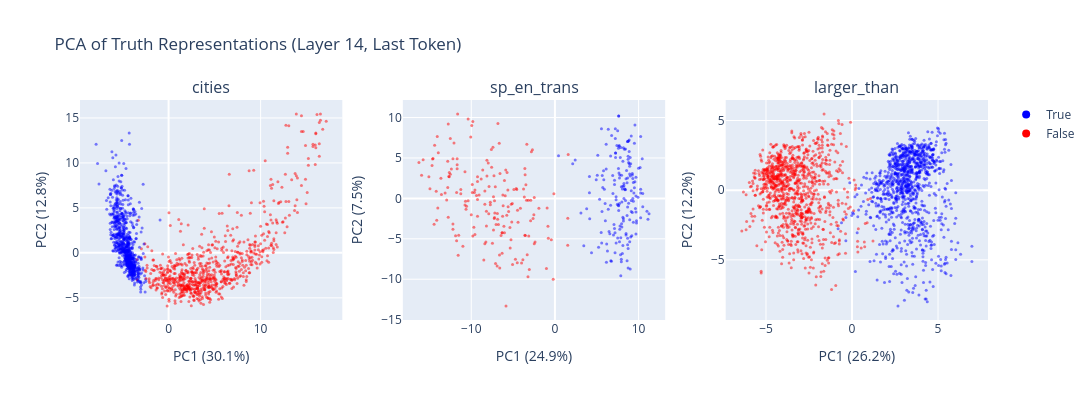

Write notebook code for a chart like this one.
### Markdown cell above
Now let's visualize the PCA projections for all three datasets. Each point is a statement, colored by whether it's true or false.

Before running the cell, think about what you expect to see - PCA is completely unsupervised, so any separation by label would mean truth is one of the most prominent directions of variation in the activation space. Figure 1 of the Geometry of Truth paper shows this plot for LLaMA-2-70B; our results use 13B, so they might be somewhat noisier, but should still show the same qualitative pattern.

### Code cell
fig = make_subplots(rows=1, cols=3, subplot_titles=DATASET_NAMES)

for i, name in enumerate(DATASET_NAMES):
    acts = activations[name]
    labs = labels_dict[name]
    pcs = get_pca_components(acts, k=2)
    X_centered = acts - acts.mean(dim=0)
    projected = (X_centered @ pcs).cpu().float().numpy()

    # Compute variance explained
    total_var = X_centered.var(dim=0).sum().item()
    pc_var = t.tensor(projected).var(dim=0)
    pct_explained = (pc_var / total_var * 100).tolist()

    colors = ["blue" if l == 1 else "red" for l in labs.tolist()]
    fig.add_trace(
        go.Scatter(
            x=projected[:, 0],
            y=projected[:, 1],
            mode="markers",
            marker=dict(color=colors, size=3, opacity=0.5),
            name=name,
            showlegend=False,
        ),
        row=1,
        col=i + 1,
    )
    fig.update_xaxes(title_text=f"PC1 ({pct_explained[0]:.1f}%)", row=1, col=i + 1)
    fig.update_yaxes(title_text=f"PC2 ({pct_explained[1]:.1f}%)", row=1, col=i + 1)

# Add a legend manually
fig.add_trace(go.Scatter(x=[None], y=[None], mode="markers", marker=dict(color="blue", size=8), name="True"))
fig.add_trace(go.Scatter(x=[None], y=[None], mode="markers", marker=dict(color="red", size=8), name="False"))

fig.update_layout(
    title="PCA of Truth Representations (Layer 14, Last Token)",
    height=400,
    width=1200,
)
fig.show()

### Figure 1 — Plotly figure (JSON) as saved in the notebook; plotly's stock layout.template omitted (floating-point values rounded to 4 significant figures; data arrays with more than 128 entries replaced by an {"elided": "..."} marker saying what was removed)
{"data": [{"marker": {"color": {"elided": "1496 str values"}, "opacity": 0.5, "size": 3}, "mode": "markers", "name": "cities", "showlegend": false, "type": "scatter", "x": {"elided": "1496 float values"}, "xaxis": "x", "y": {"elided": "1496 float values"}, "yaxis": "y"}, {"marker": {"color": {"elided": "354 str values"}, "opacity": 0.5, "size": 3}, "mode": "markers", "name": "sp_en_trans", "showlegend": false, "type": "scatter", "x": {"elided": "354 float values"}, "xaxis": "x2", "y": {"elided": "354 float values"}, "yaxis": "y2"}, {"marker": {"color": {"elided": "1980 str values"}, "opacity": 0.5, "size": 3}, "mode": "markers", "name": "larger_than", "showlegend": false, "type": "scatter", "x": {"elided": "1980 float values"}, "xaxis": "x3", "y": {"elided": "1980 float values"}, "yaxis": "y3"}, {"marker": {"color": "blue", "size": 8}, "mode": "markers", "name": "True", "type": "scatter", "x": [null], "y": [null]}, {"marker": {"color": "red", "size": 8}, "mode": "markers", "name": "False", "type": "scatter", "x": [null], "y": [null]}], "layout": {"annotations": [{"font": {"size": 16}, "showarrow": false, "text": "cities", "x": 0.1444, "xanchor": "center", "xref": "paper", "y": 1, "yanchor": "bottom", "yref": "paper"}, {"font": {"size": 16}, "showarrow": false, "text": "sp_en_trans", "x": 0.5, "xanchor": "center", "xref": "paper", "y": 1, "yanchor": "bottom", "yref": "paper"}, {"font": {"size": 16}, "showarrow": false, "text": "larger_than", "x": 0.8556, "xanchor": "center", "xref": "paper", "y": 1, "yanchor": "bottom", "yref": "paper"}], "height": 400, "title": {"text": "PCA of Truth Representations (Layer 14, Last Token)"}, "width": 1200, "xaxis": {"anchor": "y", "domain": [0, 0.2889], "title": {"text": "PC1 (30.1%)"}}, "xaxis2": {"anchor": "y2", "domain": [0.3556, 0.6444], "title": {"text": "PC1 (24.9%)"}}, "xaxis3": {"anchor": "y3", "domain": [0.7111, 1], "title": {"text": "PC1 (26.2%)"}}, "yaxis": {"anchor": "x", "domain": [0, 1], "title": {"text": "PC2 (12.8%)"}}, "yaxis2": {"anchor": "x2", "domain": [0, 1], "title": {"text": "PC2 (7.5%)"}}, "yaxis3": {"anchor": "x3", "domain": [0, 1], "title": {"text": "PC2 (12.2%)"}}}}
